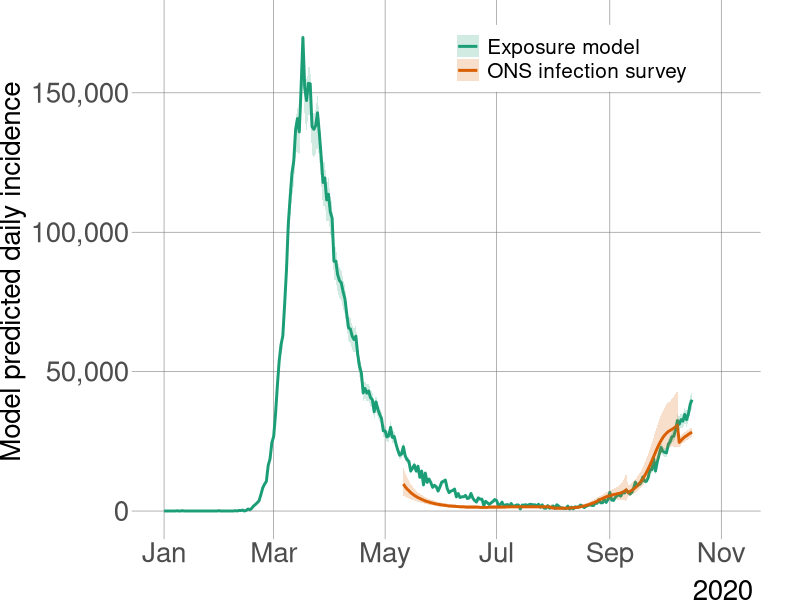

Write R code to recreate this figure. (Note: this script raises an error after producing the figure.)
library(ggplot2)
library(readxl)
library(RColorBrewer)
library(gridExtra)
library(scales)

## common values for plotting
colors_Dark<-brewer.pal(7,"Dark2")
colors_Spectral<-brewer.pal(7,"Spectral")
xlab_font_size=20
legend_font_size=15
font_size = 20
font_size_title = 20
lwd = 0.5
pt_size = 0.4
right_margin=1

df<-read_excel("comparison_data.xlsx")

df_plot = data.frame(output = c(rep("Exposure model", length(df$date)), rep("ONS infection survey", length(df$date))), 
                         t=c(as.Date(df$date),as.Date(df$date)), 
                         median = c(df$model_med,df$ons_med), 
                         lower = c(df$model_low,df$ons_low), 
                         upper = c(df$model_upp,df$ons_upp))

ggplot(df_plot, aes(x=t,y=median, group = output, colour = output)) +
  geom_line(size = 1) + 
  geom_ribbon(aes(ymin=lower, ymax=upper,fill=output),alpha=0.2,colour=NA) +
  scale_x_date(breaks = as.Date(c("2020-01-01","2020-03-01", "2020-05-01", "2020-07-01","2020-09-01",  "2020-11-01")), labels=c("Jan","Mar", "May", "Jul","Sep","Nov"), limit = as.Date(c("2020-01-01","2020-11-07")))+
  scale_y_continuous(labels = comma)+
  scale_fill_brewer(palette = "Dark2")+
  scale_colour_brewer(palette = "Dark2")+
  theme_minimal() +
  ylab(" Model predicted daily incidence  ") +
  xlab(" 2020 ")+
  theme(
    axis.text=element_text(size=xlab_font_size),
    plot.title = element_text(face = "bold", size = font_size_title,hjust = 0.5),
    legend.background = element_rect(fill = "white", size = 1.25, colour = "white"),
    legend.justification = c(0, 1),
    legend.position = c(0.5,0.95),
    legend.title = element_blank(),
    legend.text=element_text(size=legend_font_size),
    axis.ticks = element_line(colour = "grey50", size = 0.2),
    axis.title.y = element_text(size=xlab_font_size),
    axis.title.x = element_text(angle = 0, vjust = -0.005, hjust = 1,size=xlab_font_size),
    panel.grid.major = element_line(colour = "grey50", size = 0.2),
    panel.grid.minor = element_blank(),
    plot.margin = margin(t=0, r=right_margin, b=0, l=0, "cm")
  )
 
 
p1<-ggplot(df, aes(x=as.Date(date))) +
  geom_line(aes(y=model_med),size = 1) + 
  geom_line(aes(y=reported_cases),size=1,colour="blue")+
  geom_ribbon(aes(ymin=model_low, ymax=model_upp),alpha=0.2,colour=NA) +
  scale_x_date(breaks = as.Date(c("2020-01-01","2020-03-01", "2020-05-01", "2020-07-01","2020-09-01",  "2020-11-01")), labels=c("Jan","Mar", "May", "Jul","Sep","Nov"), limit = as.Date(c("2020-01-01","2020-11-07")))+
  scale_y_continuous(labels = comma)+
  scale_fill_brewer(palette = "Dark2")+
  scale_colour_brewer(palette = "Dark2")+
  theme_minimal() +
  ylab(" Incidence vs Cases  ") +
  xlab(" 2020 ")+
  theme(
    axis.title.x=element_blank(),
    axis.text.x=element_blank(),
    axis.ticks.x=element_blank(),
    axis.text=element_text(size=xlab_font_size),
    plot.title = element_text(face = "bold", size = font_size_title,hjust = 0.5),
    legend.background = element_rect(fill = "white", size = 1.25, colour = "white"),
    legend.justification = c(0, 1),
    legend.position = c(0.5,0.95),
    legend.title = element_blank(),
    legend.text=element_text(size=legend_font_size),
    axis.ticks = element_line(colour = "grey50", size = 0.2),
    axis.title.y = element_text(size=xlab_font_size),
    # axis.title.x = element_text(angle = 0, vjust = -0.005, hjust = 1,size=xlab_font_size),
    panel.grid.major = element_line(colour = "grey50", size = 0.2),
    panel.grid.minor = element_blank(),
    plot.margin = margin(t=0, r=right_margin, b=0, l=0, "cm")
  )
df<-read_excel("comparison_data2.xlsx")

df_plot = data.frame( 
  t=as.Date(df$date), 
  median = df$rate_med, 
  lower = df$rate_low, 
  upper = df$rate_upp)

p2<-ggplot(df_plot, aes(x=t,y=median)) +
  geom_line(size = 1,color="#69b3a2") + 
  geom_ribbon(aes(ymin=lower, ymax=upper),alpha=0.2,fill="#69b3a2") +
  scale_x_date(breaks = as.Date(c("2020-01-01","2020-03-01", "2020-05-01", "2020-07-01","2020-09-01",  "2020-11-01")), labels=c("Jan","Mar", "May", "Jul","Sep","Nov"), limit = as.Date(c("2020-01-01","2020-11-07")))+
  scale_y_continuous(labels = comma)+
  scale_fill_brewer(palette = "Dark2")+
  scale_colour_brewer(palette = "Dark2")+
  theme_minimal() +
  ylab(" Estimated Case Reporting Rate  ") +
  xlab(" 2020 ")+
  theme(
    axis.text=element_text(size=xlab_font_size),
    plot.title = element_text(face = "bold", size = font_size_title,hjust = 0.5),
    legend.background = element_rect(fill = "white", size = 1.25, colour = "white"),
    legend.justification = c(0, 1),
    legend.position = c(0.5,0.95),
    legend.title = element_blank(),
    legend.text=element_text(size=legend_font_size),
    axis.ticks = element_line(colour = "grey50", size = 0.2),
    axis.title.y = element_text(size=xlab_font_size),
    axis.title.x = element_text(angle = 0, vjust = -0.005, hjust = 1,size=xlab_font_size),
    panel.grid.major = element_line(colour = "grey50", size = 0.2),
    panel.grid.minor = element_blank(),
    plot.margin = margin(t=0, r=right_margin, b=0, l=0, "cm")
  )

((p1 / p2 + plot_layout(guides = 'auto')) ) + plot_layout(guides = 'collect')
